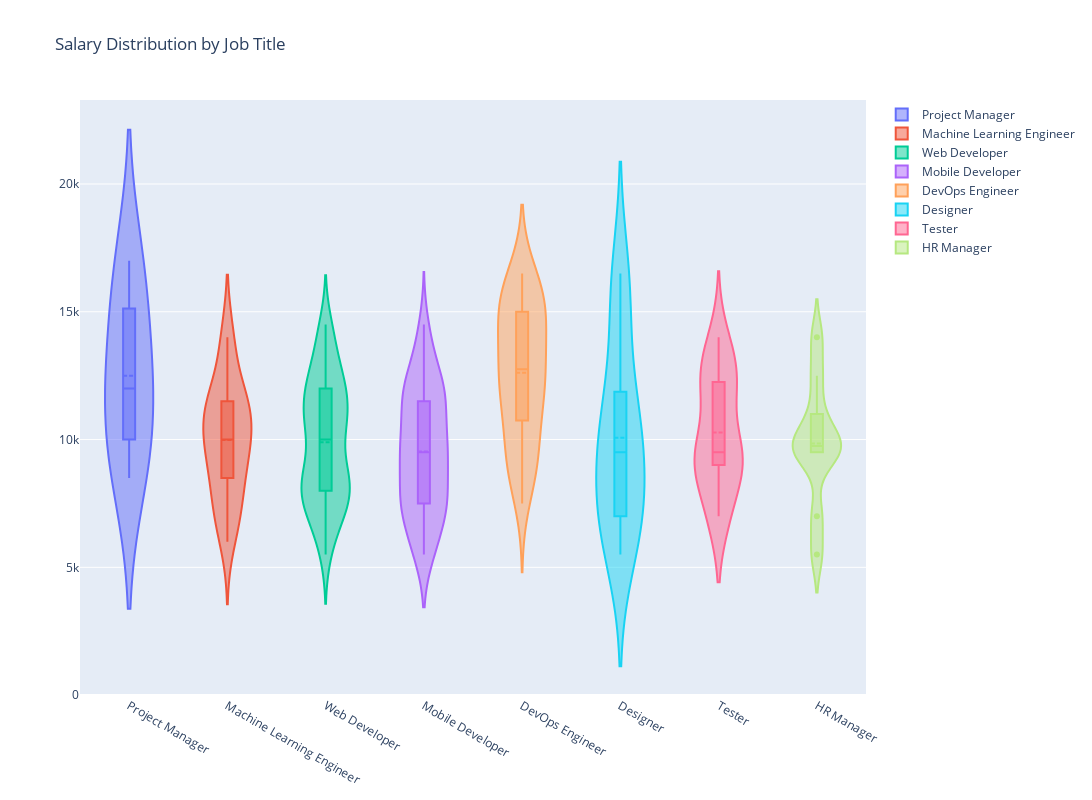

Notebook source saved alongside this figure:
### Markdown cell above
### Question 8

### Code cell
fig = go.Figure()

for job in employee_df['Job Title'].unique():
    fig.add_trace(go.Violin(x=employee_df['Job Title'][employee_df['Job Title'] == job],
                            y=employee_df['Salary'][employee_df['Job Title'] == job],
                            name=job,
                            box_visible=True,
                            meanline_visible=True))

fig.update_layout(height=800, width=1500, title='Salary Distribution by Job Title')

fig.show()

### Figure 1 — Plotly figure (JSON) as saved in the notebook; plotly's stock layout.template omitted (floating-point values rounded to 4 significant figures)
{"data": [{"box": {"visible": true}, "meanline": {"visible": true}, "name": "Project Manager", "type": "violin", "x": ["Project Manager", "Project Manager", "Project Manager", "Project Manager", "Project Manager"], "y": [8500, 17000, 14500, 10500, 12000]}, {"box": {"visible": true}, "meanline": {"visible": true}, "name": "Machine Learning Engineer", "type": "violin", "x": ["Machine Learning Engineer", "Machine Learning Engineer", "Machine Learning Engineer", "Machine Learning Engineer", "Machine Learning Engineer", "Machine Learning Engineer", "Machine Learning Engineer", "Machine Learning Engineer", "Machine Learning Engineer", "Machine Learning Engineer", "Machine Learning Engineer", "Machine Learning Engineer", "Machine Learning Engineer", "Machine Learning Engineer", "Machine Learning Engineer", "Machine Learning Engineer", "Machine Learning Engineer", "Machine Learning Engineer", "Machine Learning Engineer", "Machine Learning Engineer", "Machine Learning Engineer", "Machine Learning Engineer", "Machine Learning Engineer", "Machine Learning Engineer"], "y": [7000, 11000, 10000, 14000, 11000, 13000, 10000, 7000, 6000, 11500, 10500, 11000, 9500, 10000, 14000, 11500, 8500, 7000, 9000, 11500, 11500, 8500, 9000, 7500]}, {"box": {"visible": true}, "meanline": {"visible": true}, "name": "Web Developer", "type": "violin", "x": ["Web Developer", "Web Developer", "Web Developer", "Web Developer", "Web Developer", "Web Developer", "Web Developer", "Web Developer", "Web Developer", "Web Developer", "Web Developer", "Web Developer", "Web Developer", "Web Developer", "Web Developer", "Web Developer", "Web Developer", "Web Developer", "Web Developer", "Web Developer", "Web Developer", "Web Developer", "Web Developer", "Web Developer", "Web Developer", "Web Developer", "Web Developer", "Web Developer", "Web Developer", "Web Developer", "Web Developer", "Web Developer", "Web Developer", "Web Developer", "Web Developer", "Web Developer", "Web Developer", "Web Developer", "Web Developer", "Web Developer", "Web Developer", "Web Developer", "Web Developer", "Web Developer", "Web Developer", "Web Developer", "Web Developer", "Web Developer", "Web Developer", "Web Developer", "Web Developer", "Web Developer", "Web Developer", "Web Developer", "Web Developer", "Web Developer", "Web Developer", "Web Developer", "Web Developer", "Web Developer", "Web Developer", "Web Developer", "Web Developer", "Web Developer", "Web Developer", "Web Developer", "Web Developer", "Web Developer", "Web Developer", "Web Developer", "Web Developer", "Web Developer", "Web Developer", "Web Developer", "Web Developer", "Web Developer", "Web Developer", "Web Developer", "Web Developer", "Web Developer", "Web Developer", "Web Developer", "Web Developer", "Web Developer", "Web Developer", "Web Developer", "Web Developer", "Web Developer", "Web Developer", "Web Developer", "Web Developer", "Web Developer", "Web Developer", "Web Developer", "Web Developer", "Web Developer", "Web Developer", "Web Developer", "Web Developer", "Web Developer", "Web Developer", "Web Developer", "Web Developer", "Web Developer", "Web Developer", "Web Developer", "Web Developer", "Web Developer", "Web Developer", "Web Developer", "Web Developer", "Web Developer", "Web Developer", "Web Developer", "Web Developer", "Web Developer", "Web Developer", "Web Developer", "Web Developer", "Web Developer"], "y": [10000, 11000, 14500, 14000, 7500, 8500, 8000, 10500, 7500, 13500, 9000, 13500, 12000, 14500, 10500, 12500, 7000, 6500, 6500, 9000, 7500, 14000, 11000, 5500, 11000, 5500, 7500, 11500, 8000, 8500, 11000, 8000, 9000, 7500, 12500, 12500, 8000, 9500, 12000, 7500, 7500, 12000, 8000, 8000, 12000, 10000, 11000, 9000, 12500, 11000, 12000, 12000, 8000, 8000, 6500, 13500, 10000, 8000, 8500, 13000, 11500, 12500, 7500, 11000, 10000, 9500, 11000, 11000, 12500, 6500, 12500, 10000, 11000, 9000, 14000, 8500, 10500, 5500, 9500, 7000, 8000, 6500, 11000, 10500, 10500, 8000, 8500, 9000, 8000, 12000, 13000, 6500, 8500, 14500, 11500, 10500, 10000, 12500, 8500, 7000, 8500, 11000, 11000, 11000, 7000, 12000, 8000, 7000, 7500, 5500, 12000, 14500, 14000, 12000, 7000, 9000, 11500, 8500, 13000, 8500]}, {"box": {"visible": true}, "meanline": {"visible": true}, "name": "Mobile Developer", "type": "violin", "x": ["Mobile Developer", "Mobile Developer", "Mobile Developer", "Mobile Developer", "Mobile Developer", "Mobile Developer", "Mobile Developer", "Mobile Developer", "Mobile Developer", "Mobile Developer", "Mobile Developer", "Mobile Developer", "Mobile Developer", "Mobile Developer", "Mobile Developer", "Mobile Developer", "Mobile Developer", "Mobile Developer", "Mobile Developer", "Mobile Developer", "Mobile Developer", "Mobile Developer", "Mobile Developer", "Mobile Developer", "Mobile Developer", "Mobile Developer", "Mobile Developer", "Mobile Developer", "Mobile Developer", "Mobile Developer", "Mobile Developer", "Mobile Developer", "Mobile Developer", "Mobile Developer", "Mobile Developer", "Mobile Developer", "Mobile Developer", "Mobile Developer", "Mobile Developer", "Mobile Developer", "Mobile Developer", "Mobile Developer", "Mobile Developer", "Mobile Developer", "Mobile Developer", "Mobile Developer", "Mobile Developer", "Mobile Developer", "Mobile Developer", "Mobile Developer", "Mobile Developer", "Mobile Developer", "Mobile Developer", "Mobile Developer", "Mobile Developer", "Mobile Developer", "Mobile Developer", "Mobile Developer", "Mobile Developer", "Mobile Developer", "Mobile Developer", "Mobile Developer", "Mobile Developer", "Mobile Developer", "Mobile Developer", "Mobile Developer", "Mobile Developer", "Mobile Developer", "Mobile Developer", "Mobile Developer", "Mobile Developer", "Mobile Developer", "Mobile Developer", "Mobile Developer", "Mobile Developer", "Mobile Developer", "Mobile Developer", "Mobile Developer", "Mobile Developer", "Mobile Developer", "Mobile Developer", "Mobile Developer", "Mobile Developer", "Mobile Developer", "Mobile Developer", "Mobile Developer", "Mobile Developer", "Mobile Developer", "Mobile Developer", "Mobile Developer"], "y": [11000, 6500, 11500, 5500, 13500, 12000, 7500, 10000, 6500, 6000, 11000, 10000, 11500, 11000, 12000, 8000, 7500, 12500, 12000, 8000, 7000, 13500, 6500, 12000, 8500, 11000, 10500, 8500, 9500, 9500, 7000, 5500, 10000, 9500, 9500, 7500, 13500, 12500, 5500, 10500, 9000, 9500, 9000, 7500, 12000, 12000, 7500, 7500, 14000, 9000, 11500, 12000, 12000, 7500, 9500, 7500, 8000, 10000, 14500, 11500, 12500, 8500, 9500, 7500, 5500, 6500, 7000, 10000, 8000, 13500, 7500, 9500, 9500, 12000, 8500, 5500, 10000, 12500, 12000, 9000, 6500, 7500, 6500, 11500, 8000, 9500, 14500, 10500, 5500, 11000]}, {"box": {"visible": true}, "meanline": {"visible": true}, "name": "DevOps Engineer", "type": "violin", "x": ["DevOps Engineer", "DevOps Engineer", "DevOps Engineer", "DevOps Engineer", "DevOps Engineer", "DevOps Engineer", "DevOps Engineer", "DevOps Engineer", "DevOps Engineer", "DevOps Engineer", "DevOps Engineer", "DevOps Engineer", "DevOps Engineer", "DevOps Engineer", "DevOps Engineer", "DevOps Engineer", "DevOps Engineer", "DevOps Engineer", "DevOps Engineer", "DevOps Engineer", "DevOps Engineer", "DevOps Engineer", "DevOps Engineer", "DevOps Engineer", "DevOps Engineer", "DevOps Engineer", "DevOps Engineer", "DevOps Engineer", "DevOps Engineer", "DevOps Engineer", "DevOps Engineer", "DevOps Engineer", "DevOps Engineer", "DevOps Engineer", "DevOps Engineer", "DevOps Engineer"], "y": [15000, 12500, 9500, 8500, 11000, 15500, 9500, 13500, 16500, 12000, 15000, 8500, 16000, 12000, 9000, 13000, 13500, 15500, 15000, 15500, 9500, 15500, 12000, 11500, 13000, 16500, 14500, 14000, 11000, 11500, 7500, 10500, 13500, 9000, 12500, 15500]}, {"box": {"visible": true}, "meanline": {"visible": true}, "name": "Designer", "type": "violin", "x": ["Designer", "Designer", "Designer", "Designer", "Designer", "Designer", "Designer", "Designer", "Designer", "Designer", "Designer", "Designer", "Designer", "Designer", "Designer"], "y": [10000, 10500, 7000, 7000, 9000, 8500, 6500, 6500, 15000, 9500, 5500, 11500, 12000, 16500, 16000]}, {"box": {"visible": true}, "meanline": {"visible": true}, "name": "Tester", "type": "violin", "x": ["Tester", "Tester", "Tester", "Tester", "Tester", "Tester", "Tester", "Tester", "Tester", "Tester", "Tester", "Tester", "Tester", "Tester", "Tester", "Tester", "Tester", "Tester", "Tester", "Tester"], "y": [9000, 9500, 9500, 7000, 9500, 13500, 14000, 12000, 9500, 12500, 9000, 7000, 12000, 9000, 13000, 12000, 12500, 9500, 7000, 8500]}, {"box": {"visible": true}, "meanline": {"visible": true}, "name": "HR Manager", "type": "violin", "x": ["HR Manager", "HR Manager", "HR Manager", "HR Manager", "HR Manager", "HR Manager", "HR Manager", "HR Manager", "HR Manager", "HR Manager"], "y": [14000, 10000, 12500, 10000, 9500, 9500, 9500, 7000, 5500, 11000]}], "layout": {"height": 800, "title": {"text": "Salary Distribution by Job Title"}, "width": 1500}}
